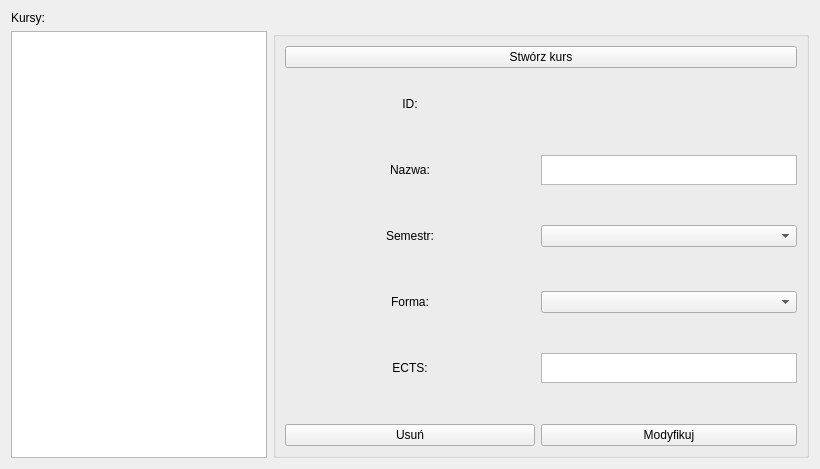
       <widget class="QWidget" name="zarzadKurs">
        <attribute name="title">
         <string>Zarządzaj kursami</string>
        </attribute>
        <layout class="QGridLayout" name="gridLayout_11">
         <item row="1" column="0">
          <widget class="QListWidget" name="listaKURS"/>
         </item>
         <item row="0" column="0">
          <widget class="QLabel" name="label_24">
           <property name="text">
            <string>Kursy:</string>
           </property>
          </widget>
         </item>
         <item row="1" column="1">
          <widget class="QGroupBox" name="groupBox_7">
           <property name="title">
            <string/>
           </property>
           <layout class="QGridLayout" name="gridLayout_12">
            <item row="3" column="1">
             <widget class="QComboBox" name="semestrKURS"/>
            </item>
            <item row="7" column="1">
             <widget class="QPushButton" name="pushButton_7">
              <property name="text">
               <string>Modyfikuj</string>
              </property>
             </widget>
            </item>
            <item row="2" column="0">
             <widget class="QLabel" name="label_29">
              <property name="minimumSize">
               <size>
                <width>250</width>
                <height>60</height>
               </size>
              </property>
              <property name="maximumSize">
               <size>
                <width>16777215</width>
                <height>60</height>
               </size>
              </property>
              <property name="text">
               <string>Nazwa:</string>
              </property>
              <property name="alignment">
               <set>Qt::AlignCenter</set>
              </property>
             </widget>
            </item>
            <item row="2" column="1">
             <widget class="QTextEdit" name="nazwaKURS">
              <property name="minimumSize">
               <size>
                <width>200</width>
                <height>0</height>
               </size>
              </property>
              <property name="maximumSize">
               <size>
                <width>16777215</width>
                <height>30</height>
               </size>
              </property>
             </widget>
            </item>
            <item row="5" column="0">
             <widget class="QLabel" name="label_32">
              <property name="minimumSize">
               <size>
                <width>250</width>
                <height>60</height>
               </size>
              </property>
              <property name="maximumSize">
               <size>
                <width>16777215</width>
                <height>60</height>
               </size>
              </property>
              <property name="text">
               <string>ECTS:</string>
              </property>
              <property name="alignment">
               <set>Qt::AlignCenter</set>
              </property>
             </widget>
            </item>
            <item row="3" column="0">
             <widget class="QLabel" name="label_30">
              <property name="minimumSize">
               <size>
                <width>250</width>
                <height>60</height>
               </size>
              </property>
              <property name="maximumSize">
               <size>
                <width>16777215</width>
                <height>60</height>
               </size>
              </property>
              <property name="text">
               <string>Semestr:</string>
              </property>
              <property name="alignment">
               <set>Qt::AlignCenter</set>
              </property>
             </widget>
            </item>
            <item row="1" column="0">
             <widget class="QLabel" name="label_26">
              <property name="minimumSize">
               <size>
                <width>250</width>
                <height>60</height>
               </size>
              </property>
              <property name="maximumSize">
               <size>
                <width>16777215</width>
                <height>60</height>
               </size>
              </property>
              <property name="text">
               <string>ID:</string>
              </property>
              <property name="alignment">
               <set>Qt::AlignCenter</set>
              </property>
             </widget>
            </item>
            <item row="4" column="1">
             <widget class="QComboBox" name="formaKURS"/>
            </item>
            <item row="5" column="1">
             <widget class="QTextEdit" name="ectsKURS">
              <property name="minimumSize">
               <size>
                <width>200</width>
                <height>0</height>
               </size>
              </property>
              <property name="maximumSize">
               <size>
                <width>16777215</width>
                <height>30</height>
               </size>
              </property>
             </widget>
            </item>
            <item row="1" column="1">
             <widget class="QLabel" name="idkursKURS">
              <property name="text">
               <string/>
              </property>
             </widget>
            </item>
            <item row="4" column="0">
             <widget class="QLabel" name="label_31">
              <property name="minimumSize">
               <size>
                <width>250</width>
                <height>60</height>
               </size>
              </property>
              <property name="maximumSize">
               <size>
                <width>16777215</width>
                <height>60</height>
               </size>
              </property>
              <property name="text">
               <string>Forma:</string>
              </property>
              <property name="alignment">
               <set>Qt::AlignCenter</set>
              </property>
             </widget>
            </item>
            <item row="7" column="0">
             <widget class="QPushButton" name="pushButton_6">
              <property name="minimumSize">
               <size>
                <width>250</width>
                <height>0</height>
               </size>
              </property>
              <property name="text">
               <string>Usuń</string>
              </property>
             </widget>
            </item>
            <item row="6" column="0">
             <spacer name="horizontalSpacer_3">
              <property name="orientation">
               <enum>Qt::Horizontal</enum>
              </property>
              <property name="sizeHint" stdset="0">
               <size>
                <width>40</width>
                <height>20</height>
               </size>
              </property>
             </spacer>
            </item>
            <item row="0" column="0" colspan="2">
             <widget class="QPushButton" name="createKURS">
              <property name="text">
               <string>Stwórz kurs</string>
              </property>
             </widget>
            </item>
           </layout>
          </widget>
         </item>
        </layout>
       </widget>
